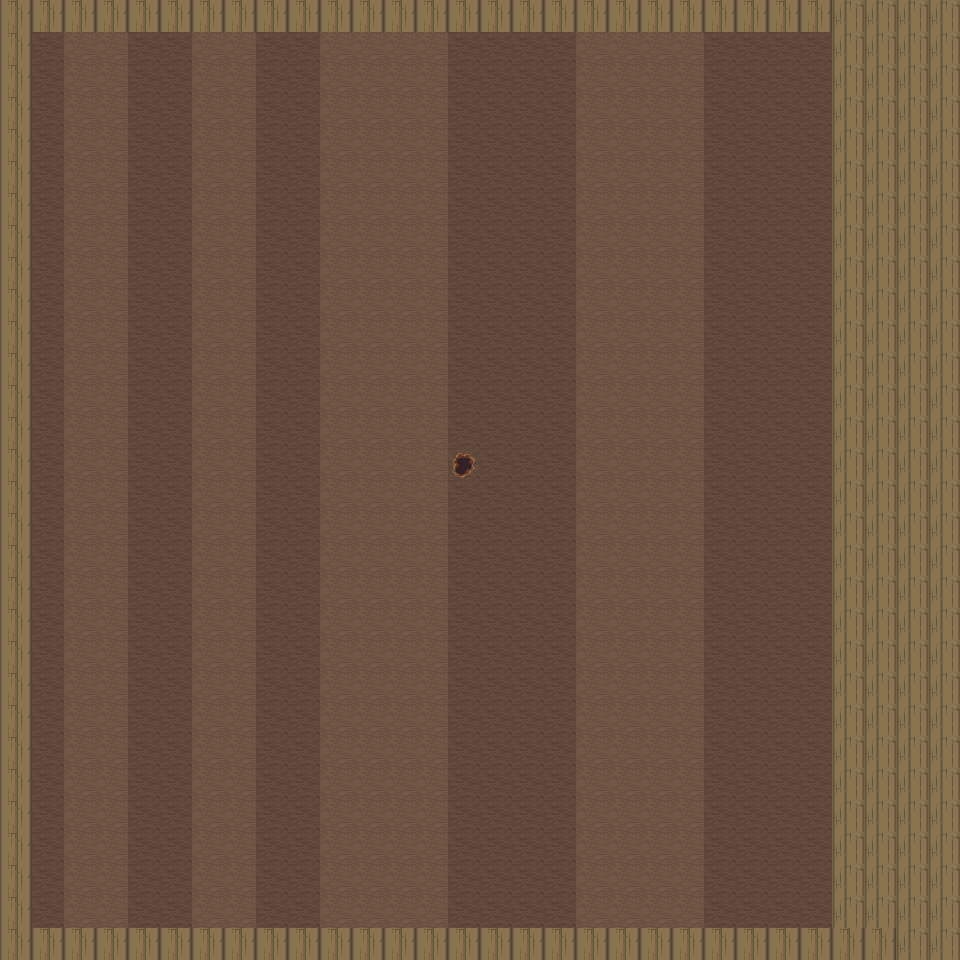

The image is a tile-based game level rendered from a .tmx file. Its description and complete source (layers, tilesets, objects, tile grids) follow:
An orthogonal 30x30 tile map with 32x32 px tiles, 2 tile layers (Calque de Tuiles 1, Calque de Tuiles 2), 2 tilesets.

<map version="1.4" tiledversion="1.4.3" orientation="orthogonal" renderorder="right-down" width="30" height="30" tilewidth="32" tileheight="32" infinite="0" nextlayerid="3" nextobjectid="1">
 <tileset firstgid="1" source="../tilesets/witch_swamp.tsx" />
 <tileset firstgid="865" source="../tilesets/terrain_atlas.tsx" />
 <layer id="1" name="Calque de Tuiles 1" width="30" height="30">
  <data encoding="csv">
57,57,57,57,57,57,57,57,57,57,57,57,57,57,57,57,57,57,57,57,57,57,57,57,57,57,55,55,55,55,
57,2,3,3,2,2,3,3,2,2,3,3,3,3,2,2,2,2,3,3,3,3,2,2,2,2,55,55,55,55,
57,2,3,3,2,2,3,3,2,2,3,3,3,3,2,2,2,2,3,3,3,3,2,2,2,2,55,55,55,55,
57,2,3,3,2,2,3,3,2,2,3,3,3,3,2,2,2,2,3,3,3,3,2,2,2,2,55,55,55,55,
57,2,3,3,2,2,3,3,2,2,3,3,3,3,2,2,2,2,3,3,3,3,2,2,2,2,55,55,55,55,
57,2,3,3,2,2,3,3,2,2,3,3,3,3,2,2,2,2,3,3,3,3,2,2,2,2,55,55,55,55,
57,2,3,3,2,2,3,3,2,2,3,3,3,3,2,2,2,2,3,3,3,3,2,2,2,2,55,55,55,55,
57,2,3,3,2,2,3,3,2,2,3,3,3,3,2,2,2,2,3,3,3,3,2,2,2,2,55,55,55,55,
57,2,3,3,2,2,3,3,2,2,3,3,3,3,2,2,2,2,3,3,3,3,2,2,2,2,55,55,55,55,
57,2,3,3,2,2,3,3,2,2,3,3,3,3,2,2,2,2,3,3,3,3,2,2,2,2,55,55,55,55,
57,2,3,3,2,2,3,3,2,2,3,3,3,3,2,2,2,2,3,3,3,3,2,2,2,2,55,55,55,55,
57,2,3,3,2,2,3,3,2,2,3,3,3,3,2,2,2,2,3,3,3,3,2,2,2,2,55,55,55,55,
57,2,3,3,2,2,3,3,2,2,3,3,3,3,2,2,2,2,3,3,3,3,2,2,2,2,55,55,55,55,
57,2,3,3,2,2,3,3,2,2,3,3,3,3,2,2,2,2,3,3,3,3,2,2,2,2,55,55,55,55,
57,2,3,3,2,2,3,3,2,2,3,3,3,3,2,2,2,2,3,3,3,3,2,2,2,2,55,55,55,55,
57,2,3,3,2,2,3,3,2,2,3,3,3,3,2,2,2,2,3,3,3,3,2,2,2,2,55,55,55,55,
57,2,3,3,2,2,3,3,2,2,3,3,3,3,2,2,2,2,3,3,3,3,2,2,2,2,55,55,55,55,
57,2,3,3,2,2,3,3,2,2,3,3,3,3,2,2,2,2,3,3,3,3,2,2,2,2,55,55,55,55,
57,2,3,3,2,2,3,3,2,2,3,3,3,3,2,2,2,2,3,3,3,3,2,2,2,2,55,55,55,55,
57,2,3,3,2,2,3,3,2,2,3,3,3,3,2,2,2,2,3,3,3,3,2,2,2,2,55,55,55,55,
57,2,3,3,2,2,3,3,2,2,3,3,3,3,2,2,2,2,3,3,3,3,2,2,2,2,55,55,55,55,
57,2,3,3,2,2,3,3,2,2,3,3,3,3,2,2,2,2,3,3,3,3,2,2,2,2,55,55,55,55,
57,2,3,3,2,2,3,3,2,2,3,3,3,3,2,2,2,2,3,3,3,3,2,2,2,2,55,55,55,55,
57,2,3,3,2,2,3,3,2,2,3,3,3,3,2,2,2,2,3,3,3,3,2,2,2,2,55,55,55,55,
57,2,3,3,2,2,3,3,2,2,3,3,3,3,2,2,2,2,3,3,3,3,2,2,2,2,55,55,55,55,
57,2,3,3,2,2,3,3,2,2,3,3,3,3,2,2,2,2,3,3,3,3,2,2,2,2,55,55,55,55,
57,2,3,3,2,2,3,3,2,2,3,3,3,3,2,2,2,2,3,3,3,3,2,2,2,2,55,55,55,55,
57,2,3,3,2,2,3,3,2,2,3,3,3,3,2,2,2,2,3,3,3,3,2,2,2,2,55,55,55,55,
57,2,3,3,2,2,3,3,2,2,3,3,3,3,2,2,2,2,3,3,3,3,2,2,2,2,55,55,55,55,
57,57,57,57,57,57,57,57,57,57,57,57,57,57,57,57,57,57,57,57,57,57,57,57,57,57,57,57,55,55
</data>
 </layer>
 <layer id="2" name="Calque de Tuiles 2" width="30" height="30">
  <data encoding="csv">
0,0,0,0,0,0,0,0,0,0,0,0,0,0,0,0,0,0,0,0,0,0,0,0,0,0,0,0,0,0,
0,0,0,0,0,0,0,0,0,0,0,0,0,0,0,0,0,0,0,0,0,0,0,0,0,0,0,0,0,0,
0,0,0,0,0,0,0,0,0,0,0,0,0,0,0,0,0,0,0,0,0,0,0,0,0,0,0,0,0,0,
0,0,0,0,0,0,0,0,0,0,0,0,0,0,0,0,0,0,0,0,0,0,0,0,0,0,0,0,0,0,
0,0,0,0,0,0,0,0,0,0,0,0,0,0,0,0,0,0,0,0,0,0,0,0,0,0,0,0,0,0,
0,0,0,0,0,0,0,0,0,0,0,0,0,0,0,0,0,0,0,0,0,0,0,0,0,0,0,0,0,0,
0,0,0,0,0,0,0,0,0,0,0,0,0,0,0,0,0,0,0,0,0,0,0,0,0,0,0,0,0,0,
0,0,0,0,0,0,0,0,0,0,0,0,0,0,0,0,0,0,0,0,0,0,0,0,0,0,0,0,0,0,
0,0,0,0,0,0,0,0,0,0,0,0,0,0,0,0,0,0,0,0,0,0,0,0,0,0,0,0,0,0,
0,0,0,0,0,0,0,0,0,0,0,0,0,0,0,0,0,0,0,0,0,0,0,0,0,0,0,0,0,0,
0,0,0,0,0,0,0,0,0,0,0,0,0,0,0,0,0,0,0,0,0,0,0,0,0,0,0,0,0,0,
0,0,0,0,0,0,0,0,0,0,0,0,0,0,0,0,0,0,0,0,0,0,0,0,0,0,0,0,0,0,
0,0,0,0,0,0,0,0,0,0,0,0,0,0,0,0,0,0,0,0,0,0,0,0,0,0,0,0,0,0,
0,0,0,0,0,0,0,0,0,0,0,0,0,0,0,0,0,0,0,0,0,0,0,0,0,0,0,0,0,0,
0,0,0,0,0,0,0,0,0,0,0,0,0,0,1101,0,0,0,0,0,0,0,0,0,0,0,0,0,0,0,
0,0,0,0,0,0,0,0,0,0,0,0,0,0,0,0,0,0,0,0,0,0,0,0,0,0,0,0,0,0,
0,0,0,0,0,0,0,0,0,0,0,0,0,0,0,0,0,0,0,0,0,0,0,0,0,0,0,0,0,0,
0,0,0,0,0,0,0,0,0,0,0,0,0,0,0,0,0,0,0,0,0,0,0,0,0,0,0,0,0,0,
0,0,0,0,0,0,0,0,0,0,0,0,0,0,0,0,0,0,0,0,0,0,0,0,0,0,0,0,0,0,
0,0,0,0,0,0,0,0,0,0,0,0,0,0,0,0,0,0,0,0,0,0,0,0,0,0,0,0,0,0,
0,0,0,0,0,0,0,0,0,0,0,0,0,0,0,0,0,0,0,0,0,0,0,0,0,0,0,0,0,0,
0,0,0,0,0,0,0,0,0,0,0,0,0,0,0,0,0,0,0,0,0,0,0,0,0,0,0,0,0,0,
0,0,0,0,0,0,0,0,0,0,0,0,0,0,0,0,0,0,0,0,0,0,0,0,0,0,0,0,0,0,
0,0,0,0,0,0,0,0,0,0,0,0,0,0,0,0,0,0,0,0,0,0,0,0,0,0,0,0,0,0,
0,0,0,0,0,0,0,0,0,0,0,0,0,0,0,0,0,0,0,0,0,0,0,0,0,0,0,0,0,0,
0,0,0,0,0,0,0,0,0,0,0,0,0,0,0,0,0,0,0,0,0,0,0,0,0,0,0,0,0,0,
0,0,0,0,0,0,0,0,0,0,0,0,0,0,0,0,0,0,0,0,0,0,0,0,0,0,0,0,0,0,
0,0,0,0,0,0,0,0,0,0,0,0,0,0,0,0,0,0,0,0,0,0,0,0,0,0,0,0,0,0,
0,0,0,0,0,0,0,0,0,0,0,0,0,0,0,0,0,0,0,0,0,0,0,0,0,0,0,0,0,0,
0,0,0,0,0,0,0,0,0,0,0,0,0,0,0,0,0,0,0,0,0,0,0,0,0,0,0,0,0,0
</data>
 </layer>
</map>
